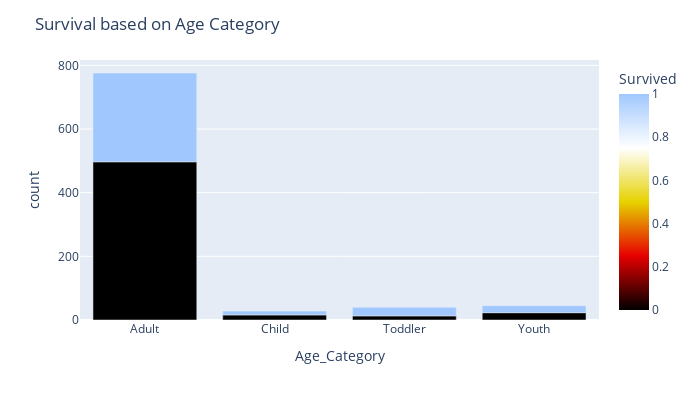

The cell this chart's notebook holds for it:
### Code cell
fig = px.bar(df_age, x='Age_Category', y='count', color='Survived', color_continuous_scale=color_scales[0])
fig.update_layout(height=400,width=700,title='Survival based on Age Category')

### Figure 1 — Plotly figure (JSON) as saved in the notebook; plotly's stock layout.template omitted (floating-point values rounded to 4 significant figures)
{"data": [{"alignmentgroup": "True", "hovertemplate": "Age_Category=%{x}<br>count=%{y}<br>Survived=%{marker.color}<extra></extra>", "legendgroup": "", "marker": {"color": [0, 1, 0, 1, 0, 1, 0, 1], "coloraxis": "coloraxis", "pattern": {"shape": ""}}, "name": "", "offsetgroup": "", "orientation": "v", "showlegend": false, "textposition": "auto", "type": "bar", "x": ["Adult", "Adult", "Child", "Child", "Toddler", "Toddler", "Youth", "Youth"], "xaxis": "x", "y": [497, 279, 16, 12, 13, 27, 23, 22], "yaxis": "y"}], "layout": {"barmode": "relative", "coloraxis": {"colorbar": {"title": {"text": "Survived"}}, "colorscale": [[0, "rgb(0,0,0)"], [0.25, "rgb(230,0,0)"], [0.5, "rgb(230,210,0)"], [0.75, "rgb(255,255,255)"], [1, "rgb(160,200,255)"]]}, "height": 400, "legend": {"tracegroupgap": 0}, "margin": {"t": 60}, "title": {"text": "Survival based on Age Category"}, "width": 700, "xaxis": {"anchor": "y", "domain": [0, 1], "title": {"text": "Age_Category"}}, "yaxis": {"anchor": "x", "domain": [0, 1], "title": {"text": "count"}}}}
